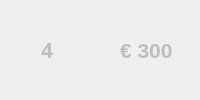
       <widget class="QFrame" name="stage4">
        <property name="enabled">
         <bool>false</bool>
        </property>
        <layout class="QHBoxLayout" name="stage_4">
         <item>
          <spacer name="horizontalSpacer_6">
           <property name="orientation">
            <enum>Qt::Horizontal</enum>
           </property>
           <property name="sizeType">
            <enum>QSizePolicy::Fixed</enum>
           </property>
           <property name="sizeHint" stdset="0">
            <size>
             <width>30</width>
             <height>20</height>
            </size>
           </property>
          </spacer>
         </item>
         <item>
          <widget class="QLabel" name="label_5">
           <property name="maximumSize">
            <size>
             <width>12</width>
             <height>16777215</height>
            </size>
           </property>
           <property name="font">
            <font>
             <family>OpenSymbol</family>
             <pointsize>16</pointsize>
             <weight>75</weight>
             <bold>true</bold>
            </font>
           </property>
           <property name="text">
            <string>4</string>
           </property>
          </widget>
         </item>
         <item>
          <spacer name="horizontalSpacer_29">
           <property name="orientation">
            <enum>Qt::Horizontal</enum>
           </property>
           <property name="sizeType">
            <enum>QSizePolicy::Fixed</enum>
           </property>
           <property name="sizeHint" stdset="0">
            <size>
             <width>20</width>
             <height>20</height>
            </size>
           </property>
          </spacer>
         </item>
         <item>
          <widget class="QWidget" name="widget_4" native="true">
           <property name="maximumSize">
            <size>
             <width>15</width>
             <height>15</height>
            </size>
           </property>
           <property name="styleSheet">
            <string notr="true">border-image:url(:/images/counter_gem.png);</string>
           </property>
          </widget>
         </item>
         <item>
          <spacer name="horizontalSpacer_35">
           <property name="orientation">
            <enum>Qt::Horizontal</enum>
           </property>
           <property name="sizeType">
            <enum>QSizePolicy::Fixed</enum>
           </property>
           <property name="sizeHint" stdset="0">
            <size>
             <width>20</width>
             <height>20</height>
            </size>
           </property>
          </spacer>
         </item>
         <item>
          <widget class="QLabel" name="label_19">
           <property name="font">
            <font>
             <pointsize>16</pointsize>
             <weight>75</weight>
             <bold>true</bold>
            </font>
           </property>
           <property name="text">
            <string>€ 300</string>
           </property>
          </widget>
         </item>
        </layout>
       </widget>
